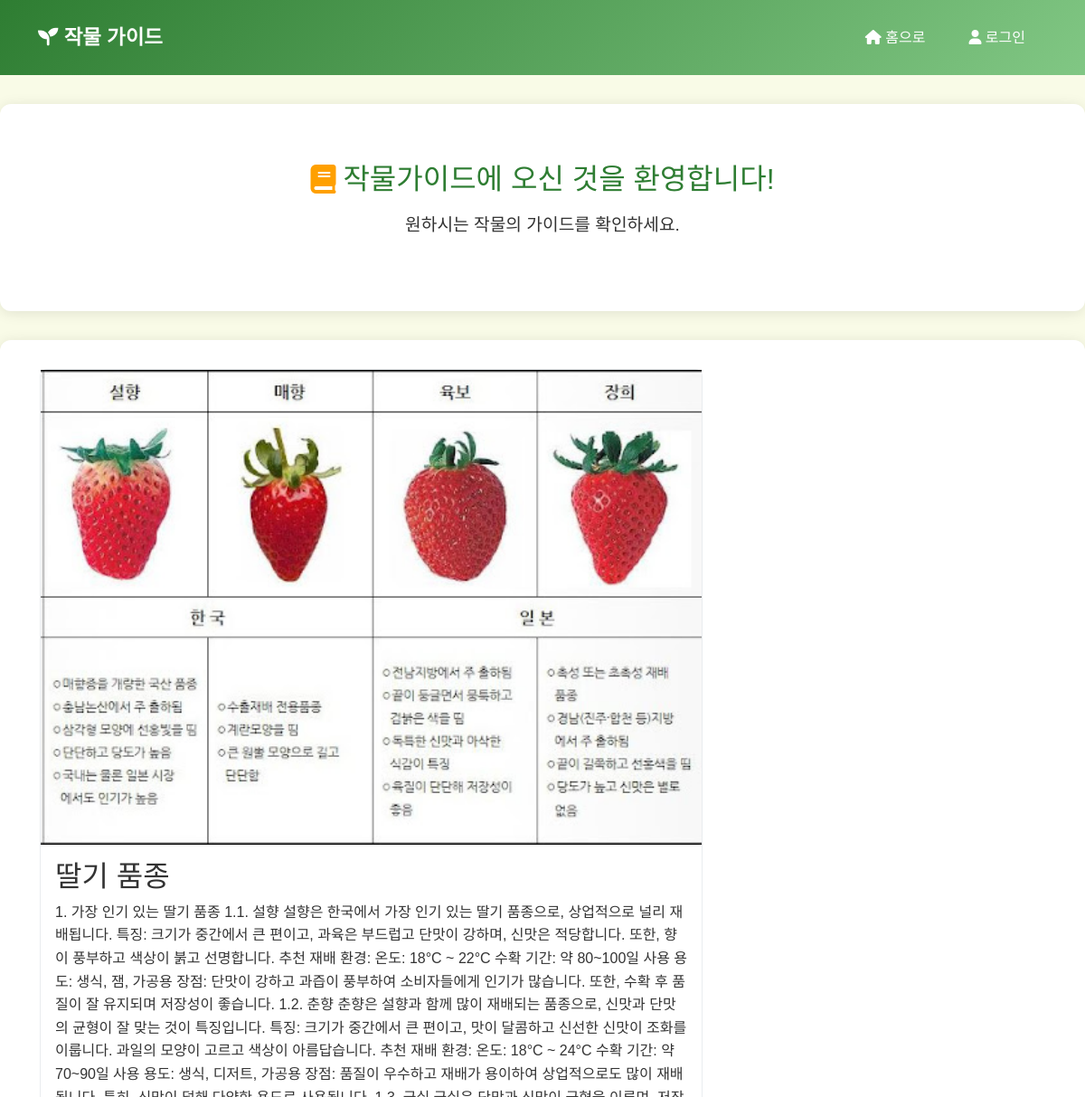
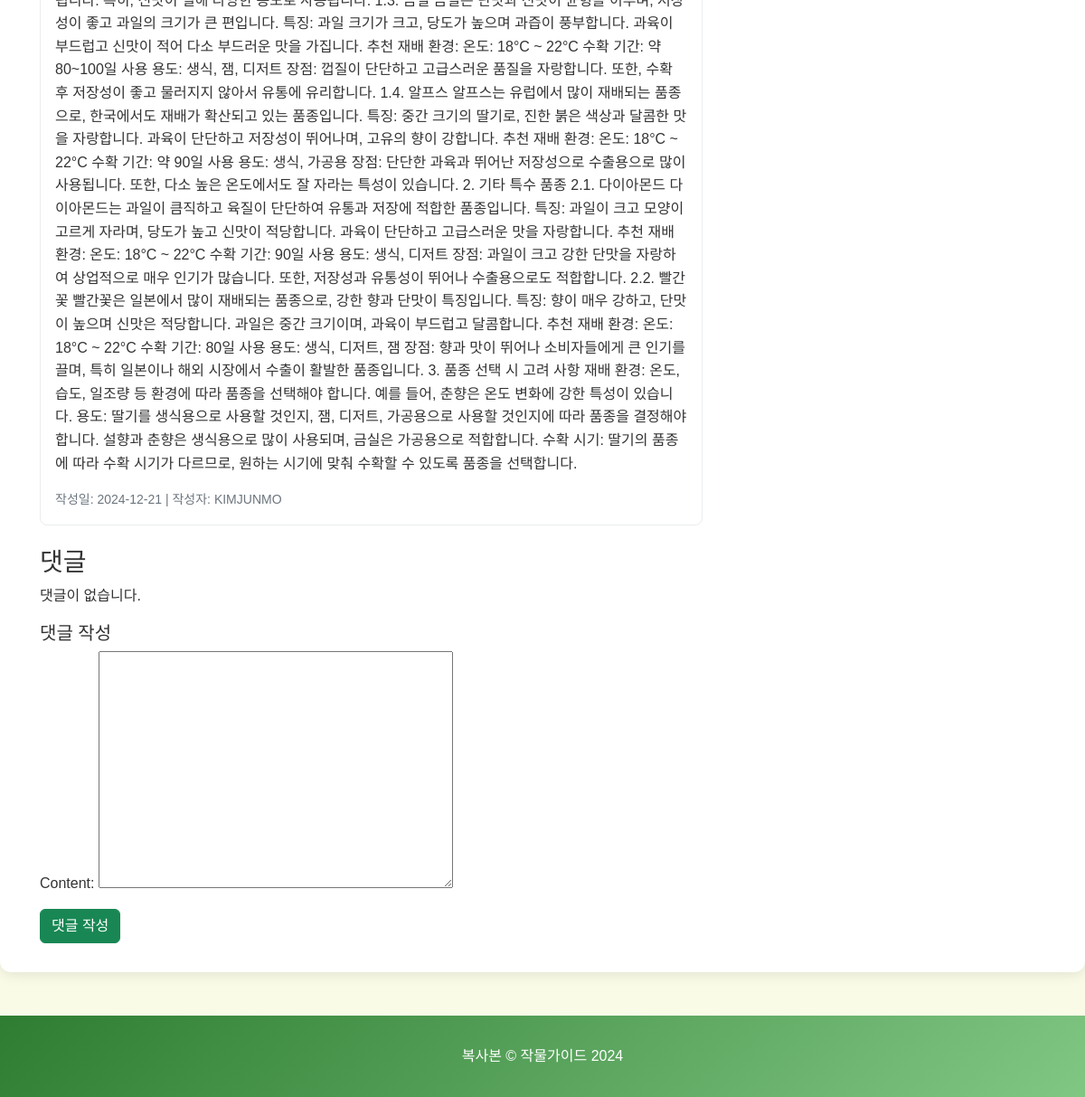
/blog/post/3/, run on the app's committed database (2 pictures, top to bottom).
### blog/models.py (models this page shows, shortened)
class Post(models.Model):
    title = models.CharField(max_length=200)
    content = models.TextField()
    head_image = models.ImageField(upload_to='blog/images/%Y/%m/%d/', blank=True)
    created_at = models.DateTimeField(auto_now_add=True)
    updated_at = models.DateTimeField(auto_now=True)
    author = models.ForeignKey(User, on_delete=models.CASCADE)
    category = models.ForeignKey(
        Category,
        on_delete=models.CASCADE,
        null=True,  # 이 부분 추가
        blank=True  # 이 부분 추가
    )
    tags = models.ManyToManyField(Tag, blank=True, related_name='posts')
    class Meta:
        ordering = ['-created_at']

### blog/views.py (the view)
# urls.py: path('post/<int:pk>/', views.single_post, name='single_post'),
def single_post(request, pk):
    post = get_object_or_404(Post, pk=pk)
    if request.method == 'POST':
        if not request.user.is_authenticated:
            messages.error(request, "로그인 해주셔서 댓글 작성이 가능합니다.")
            return redirect('login')  # 로그인 페이지로 리디렉션
        form = CommentForm(request.POST)
        if form.is_valid():
            comment = form.save(commit=False)
            comment.post = post  # 해당 포스트에 댓글을 연결
            comment.author = request.user  # 댓글 작성자를 설정
            comment.save()
            return redirect('blog:single_post', pk=post.pk)
    else:
        form = CommentForm()
    return render(request, 'blog/single_post.html', {'post': post, 'form': form})

### blog/forms.py
class CommentForm(forms.ModelForm):
    class Meta:
        model = Comment  # 여기서 모델을 지정해줍니다.
        fields = ['content']

### blog/templates/blog/single_post.html (shortened to what this page needs)
{% extends "blog/layout.html" %}
{% load static %}
{% block content %}
<div class="container">
    <div class="row">
        <div class="col-lg-8">
            <div class="card mb-4">
                {% if post.head_image %}
                    <img src="{{ post.head_image.url }}" alt="{{ post.title }}" style="max-width: 100%; height: auto;">
                {% else %}
                    <img class="card-img-top" src="{% static 'blog/images/default.jpg' %}" style="height: 350px; object-fit: cover;" alt="No image available">
                {% endif %}
                <div class="card-body">
                    <h2 class="card-title">{{ post.title }}</h2>
                    <p class="card-text">{{ post.content }}</p>
                    <div class="small text-muted">작성일: {{ post.created_at|date:"Y-m-d" }} | 작성자: {{ post.author }}</div>
                </div>
            </div>
            <h3>댓글</h3>
            <ul class="list-unstyled">
                {% for comment in post.comments.all %}
                    <li class="mb-2">
                        <strong>{{ comment.author }}</strong>:
                        <p>{{ comment.content }}</p>
                        <small>작성일: {{ comment.created_at|date:"Y-m-d" }}</small>
                    </li>
                {% empty %}
                    <li>댓글이 없습니다.</li>
                {% endfor %}
            </ul>
            <h5>댓글 작성</h5>
            <form method="post" action="{% url 'blog:single_post' post.pk %}">
                {{ form.as_p }}
                <button type="submit" class="btn btn-success">댓글 작성</button>
            </form>
        </div>
    </div>
</div>
{% endblock %}

### blog/templates/blog/layout.html (style rules this page uses)
:root { --primary-color: #2E7D32; --secondary-color: #81C784; --accent-color: #FFA000; --background-color: #F9FBE7; --text-color: #333; }
body { font-family: 'Noto Sans KR', sans-serif; margin: 0; padding: 0; background-color: var(--background-color); color: var(--text-color); line-height: 1.6; }
.card { border: 1px solid #e9ecef; border-radius: 8px; transition: transform 0.3s, box-shadow 0.3s; }

### data on the page
Post: head_image (picture), title "딸기 품종", content "1. 가장 인기 있는 딸기 품종 1.1. 설향 설향은 한국에서 가장 인기 있는 딸기 품종으로, 상업적으로 널리 재배됩니다. 특징: 크기가 중간에서 큰 편이고, 과육은 부드럽고 단맛이 강하며, 신맛은 적당합니다. 또한, 향이 풍부하고 색상이 붉고 선명합니다. 추천 재배 환경: 온도: 18°C ~ 22°C 수확 기간: 약 80~100일 사용 용도: 생식, 잼, 가공용 장점: 단맛이 강하고 과즙이 풍부하여 소비자들에게 인기가 많습니다. 또한, 수확 후 품질이 잘 유지되며 저장성이 좋습니다. 1.2. 춘향 춘향은 설향과 함께 많이 재배되는 품종으로, 신맛과 단맛의 균형이 잘 맞는 것이 특징입니다. 특징: 크기가 중간에서 큰 편이고, 맛이 달콤하고 신선한 신맛이 조화를 이룹니다. 과일의 모양이 고르고 색상이 아름답습니다. 추천 재배 환경: 온도: 18°C ~ 24°C 수확 기간: 약 70~90일 사용 용도: 생식, 디저트, 가공용 장점: 품질이 우수하고 재배가 용이하여 상업적으로도 많이 재배됩니다. 특히, 신맛이 덜해 다양한 용도로 사용됩니다. 1.3. 금실 금실은 단맛과 신맛이 균형을 이루며, 저장성이 좋고 과일의 크기가 큰 편입니다. 특징: 과일 크기가 크고, 당도가 높으며 과즙이 풍부합니다. 과육이 부드럽고 신맛이 적어 다소 부드러운 맛을 가집니다. 추천 재배 환경: 온도: 18°C ~ 22°C 수확 기간: 약 80~100일 사용…", created_at "2024-12-21", author "KIMJUNMO"
